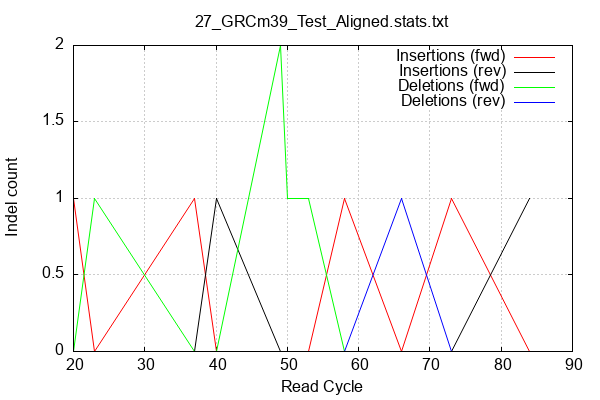

Recreate this plot in gnuplot.

        set terminal png size 600,400 truecolor
        set output "plots/indel-cycles.png"
        set grid xtics ytics y2tics back lc rgb "#cccccc"
        set style line 1 linetype 1  linecolor rgb "red"
        set style line 2 linetype 2  linecolor rgb "black"
        set style line 3 linetype 3  linecolor rgb "green"
        set style line 4 linetype 4  linecolor rgb "blue"
        set style increment user
        set ylabel "Indel count"
        set xlabel "Read Cycle"
        set title "27_GRCm39_Test_Aligned.stats.txt" noenhanced
    plot '-' w l ti 'Insertions (fwd)', '' w l ti 'Insertions (rev)', '' w l ti 'Deletions (fwd)', '' w l ti 'Deletions (rev)'
20	1
23	0
37	1
40	0
49	0
50	0
53	0
58	1
66	0
73	1
84	0
end
20	0
23	0
37	0
40	1
49	0
50	0
53	0
58	0
66	0
73	0
84	1
end
20	0
23	1
37	0
40	0
49	2
50	1
53	1
58	0
66	0
73	0
84	0
end
20	0
23	0
37	0
40	0
49	0
50	0
53	0
58	0
66	1
73	0
84	0
end
